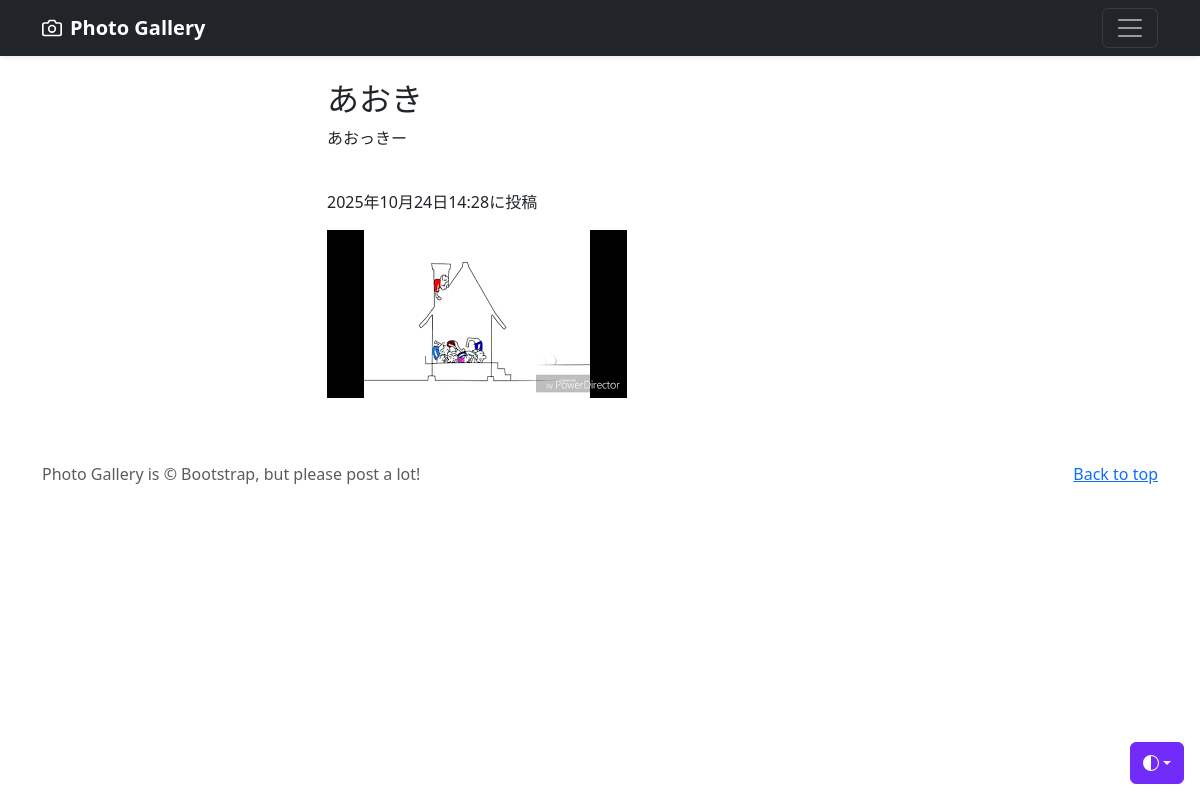
/photo-detail/3 (signed in), run on the app's committed database.
### photo/models.py (models this page shows, shortened)
class PhotoPost(models.Model):
    user=models.ForeignKey(
        CustomUser,
        verbose_name='ユーザー',
        on_delete=models.CASCADE
    )
    category=models.ForeignKey(
        Category,
        verbose_name='カテゴリ',
        on_delete=models.PROTECT
    )
    title=models.CharField(
        verbose_name='タイトル',
        max_length=200
    )
    comment=models.TextField(
        verbose_name='コメント'
    )
    image1=models.ImageField(
        verbose_name='イメージ１',
        upload_to='photos'
    )
    image2=models.ImageField(
        verbose_name='イメージ２',
        upload_to='photos',
        blank=True,
        null=True
    )
    posted_at=models.DateTimeField(
        verbose_name='投稿日時',
        auto_now_add=True
    )

### photo/views.py (the view)
# urls.py: path('photo-detail/<int:pk>',views.DetailView.as_view(),name='photo_detail'),
class DetailView(DetailView):
    template_name='detail.html'
    model=PhotoPost

### photo/templates/detail.html (shortened to what this page needs)
{% extends 'base.html' %}
{% block contents %}
<br>
<div class="container">
    <div class="row">
        <div class="col offset-3">
            <h2>{{object.title}}</h2>
            <p>{{object.comment}}</p>
            <br>
            <p>{{object.posted_at}}に投稿</p>
            <p><img src="{{ object.image1.url }}"></img></p>
        </div>
    </div>
</div>
{% endblock %}

### data on the page
PhotoPost: title "あおき", comment "あおっきー", posted_at "2025年10月24日14:28", image1 (picture)
